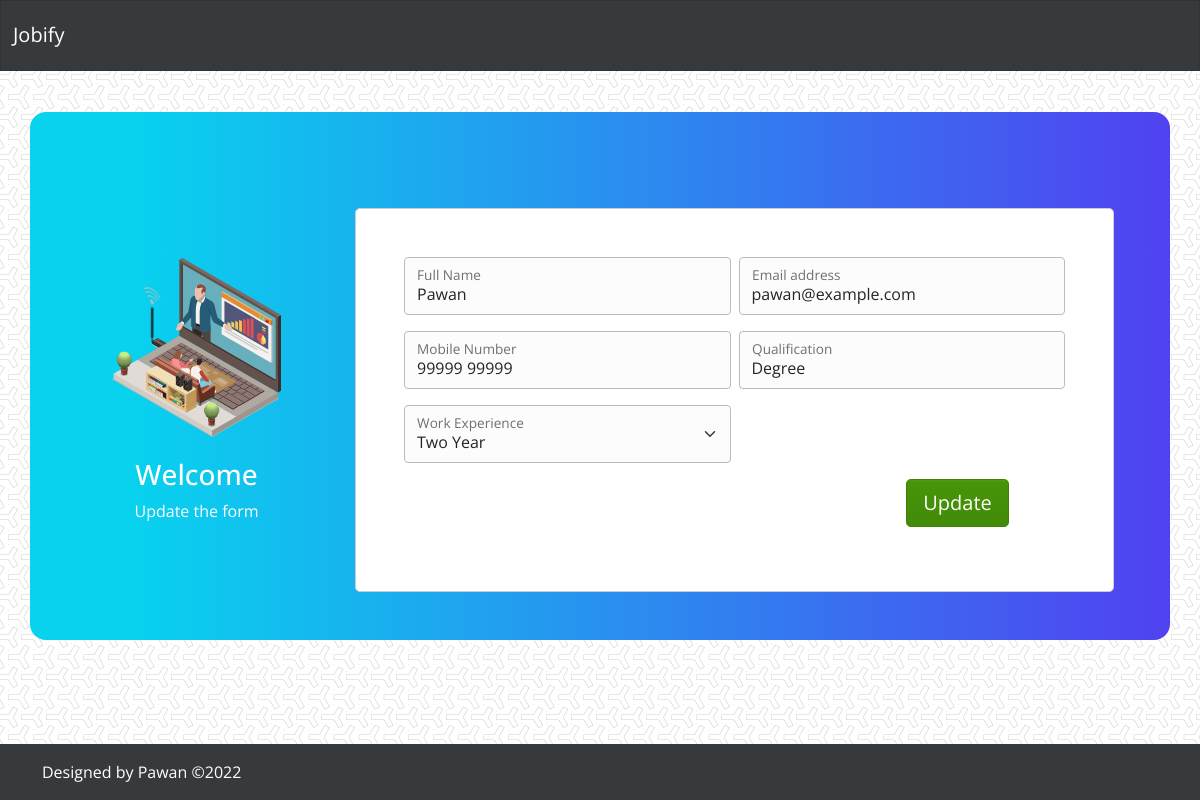
/edit.php?edit_id=1, run on the app's committed database.
### tables this page shows
CREATE TABLE IF NOT EXISTS `app_data` (
  `id` int(11) NOT NULL AUTO_INCREMENT,
  `name` varchar(255) DEFAULT NULL,
  `email` varchar(255) DEFAULT NULL,
  `mobnum` varchar(255) DEFAULT NULL,
  `qualify` varchar(255) DEFAULT NULL,
  `work` int(11) DEFAULT NULL,
  `data_entry_at` datetime DEFAULT CURRENT_TIMESTAMP,
  PRIMARY KEY (`id`)
);

### edit.php (the view, shortened to what this page needs)
<?php
include 'include/header.php';
if ($_GET['edit_id']) {
	$edit_id = $_GET['edit_id'];
	$sql = "select * from app_data where id = $edit_id";
	$result = $connection->query($sql);
?>
<div class="container col-xl-12 col-xxl-12 px-4 py-5">
    <div class="row align-items-center g-lg-5 py-5 bg-box">
      <div class="col-md-3 mx-auto text-center text-white col-lg-3">
        <img src="image/online.svg" alt="Online" class="img-fluid">
        <h3>Welcome</h3>
        <p>Update the form</p>
        <br>
      </div>
      <div class="col-md-9 mx-auto text-center col-lg-9">
        <form class="p-4 p-md-5 border rounded-3 bg-light" action="update.php" method="post">
          <div class="row g-2 pb-3">
          	<?php while ($record = $result->fetch_assoc()) { ?>
            <div class="col-md">
              <div class="form-floating">
                <input type="text" name="name" class="form-control" id="floatingName" value="<?php echo $record['name']; ?>" required>
                <label for="floatingName">Full Name</label>
              </div>
            </div>
            <div class="col-md">
              <div class="form-floating">
                <input type="email" name="email" class="form-control" id="floatingEmail" value="<?php echo $record['email']; ?>" required>
                <label for="floatingEmail">Email address</label>
              </div>
            </div>
          </div>
          <div class="row g-2 pb-3">
            <div class="col-md">
              <div class="form-floating">
                <input type="text" name="mobnum" class="form-control" id="floatingMobile" value="<?php echo $record['mobnum']; ?>" required>
                <label for="floatingMobile">Mobile Number</label>
              </div>
            </div>
            <div class="col-md">
              <div class="form-floating">
                <input type="text" name="qualify" class="form-control" id="floatingQualify" value="<?php echo $record['qualify']; ?>" required>
                <label for="floatingQualify">Qualification</label>
              </div>
            </div>
          </div>
          <div class="row g-2 pb-3">
            <div class="col-md-6">
              <div class="form-floating">
                <select class="form-select" id="floatingSelect" name="work" required>
                  	<option value="2" <?php if ($record['work'] == 2) { echo "selected"; } ?> >Two Year</option>
                </select>
                <label for="floatingSelect">Work Experience</label>
              </div>
            </div>
          </div>
          <?php
			}
		}
		?>
          <div class="row g-2 pb-3">
            <div class="col-md-4 offset-md-8">
              <button class="btn btn-lg btn-success" type="submit" name="update">Update</button>
            </div>
          </div>
        </form>
    </div>
  </div>
  </div>
<?php include 'include/footer.php'; ?>

### css/style.css (style rules this page uses)
* { padding: 0; margin: 0; box-sizing: border-box; }
body { font-size: 16px; background-image: url("../image/y-so-serious-white.png"); background-repeat: repeat; }
.bg-box { background: rgb(8,210,238); background: linear-gradient(90deg, rgba(8,210,238,1) 9%, rgba(80,66,241,1) 100%); margin-top: 4rem; border-radius: 1rem; padding: 2rem; }

### data on the page
app_data: name "Pawan", email "pawan@example.com", mobnum "99999 99999", qualify "Degree", work "Two Year"
